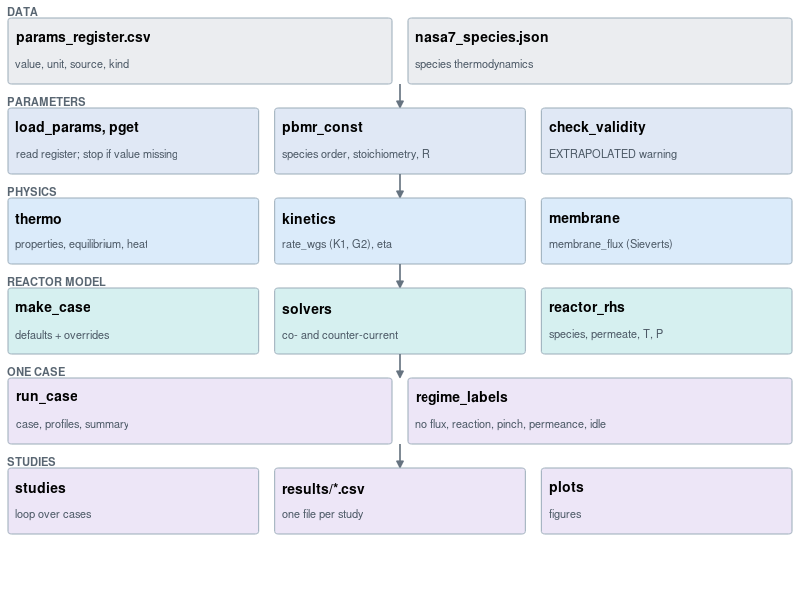

This figure's MATLAB source:
function plot_architecture()
% Layer diagram of the model code: each layer uses only the layers above it.
rows = { ...
    'DATA', {'params_register.csv|value, unit, source, kind', 'nasa7_species.json|species thermodynamics'}, [0.92 0.93 0.94]; ...
    'PARAMETERS', {'load_params, pget|read register; stop if value missing', 'pbmr_const|species order, stoichiometry, R', 'check_validity|EXTRAPOLATED warning'}, [0.88 0.91 0.96]; ...
    'PHYSICS', {'thermo|properties, equilibrium, heat', 'kinetics|rate_wgs (K1, G2), eta', 'membrane|membrane_flux (Sieverts)'}, [0.86 0.92 0.98]; ...
    'REACTOR MODEL', {'make_case|defaults + overrides', 'solvers|co- and counter-current', 'reactor_rhs|species, permeate, T, P'}, [0.84 0.94 0.94]; ...
    'ONE CASE', {'run_case|case, profiles, summary', 'regime_labels|no flux, reaction, pinch, permeance, idle'}, [0.93 0.90 0.97]; ...
    'STUDIES', {'studies|loop over cases', 'results/*.csv|one file per study', 'plots|figures'}, [0.93 0.90 0.97]};

figure('Color', 'w', 'Position', [100 100 1000 720]);
ax = axes('Position', [0 0 1 1]);
axis(ax, [0 100 0 100]); axis off; hold on
h = 11;  gap = 4;  top = 97;
for r = 1:size(rows, 1)
    y = top - r * h - (r - 1) * gap;
    text(1, y + h + 1.2, rows{r, 1}, 'FontSize', 8, 'Color', [0.35 0.4 0.45], 'FontWeight', 'bold');
    items = rows{r, 2};
    n = numel(items);
    w = (98 - 2 * (n - 1)) / n;
    for k = 1:n
        x = 1 + (k - 1) * (w + 2);
        rectangle('Position', [x y w h], 'Curvature', 0.08, 'FaceColor', rows{r, 3}, 'EdgeColor', [0.6 0.67 0.72]);
        parts = strsplit(items{k}, '|');
        text(x + 1, y + h - 3.2, parts{1}, 'FontSize', 10, 'FontWeight', 'bold', 'Interpreter', 'none');
        text(x + 1, y + 3.4, parts{2}, 'FontSize', 8, 'Color', [0.3 0.35 0.4], 'Interpreter', 'none');
    end
    if r < size(rows, 1)
        plot([50 50], [y y - gap + 0.6], '-', 'Color', [0.4 0.45 0.5], 'LineWidth', 1.2);
        plot(50, y - gap + 0.6, 'v', 'Color', [0.4 0.45 0.5], 'MarkerFaceColor', [0.4 0.45 0.5], 'MarkerSize', 5);
    end
end
end
